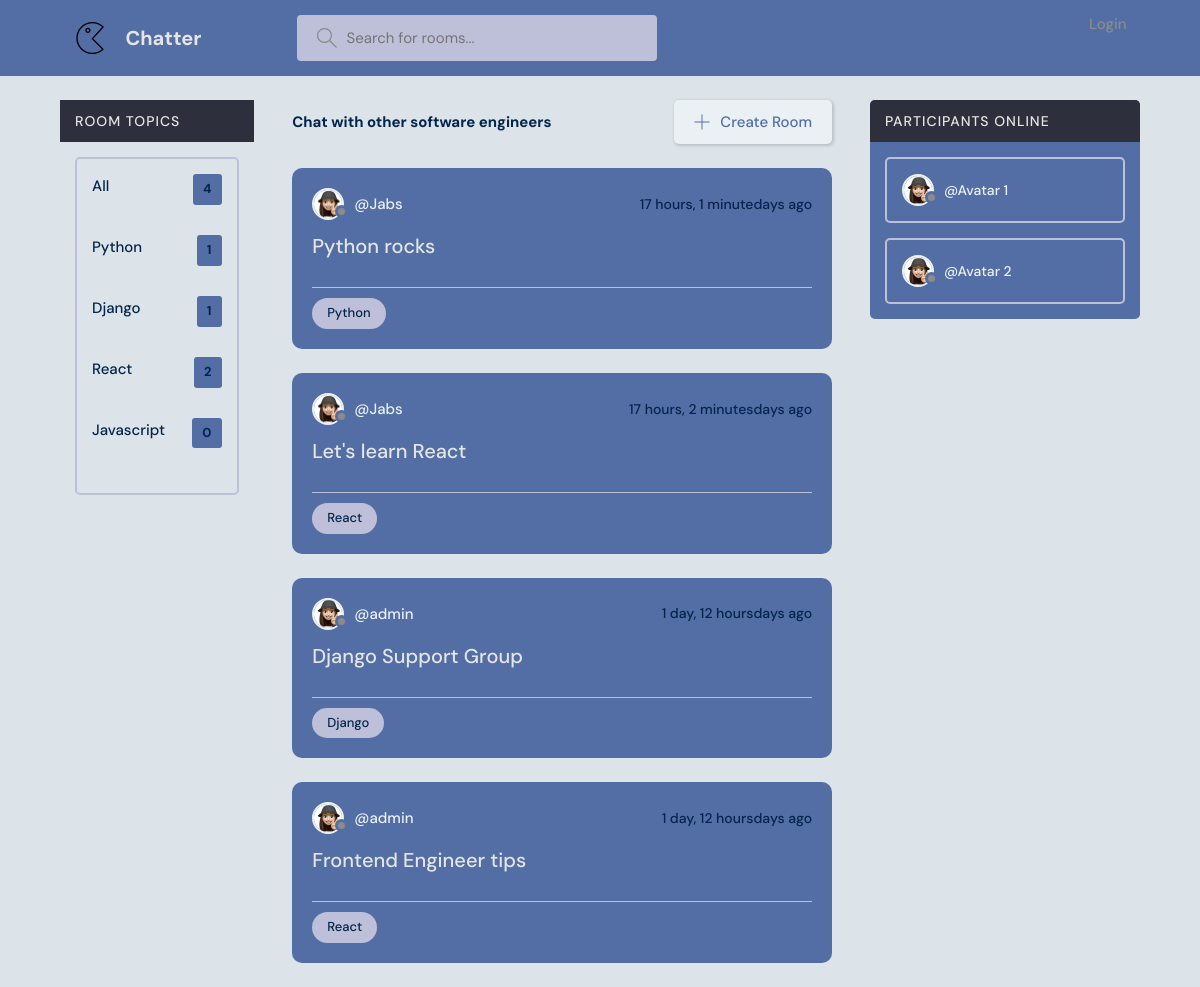
Before: / with the older database file.
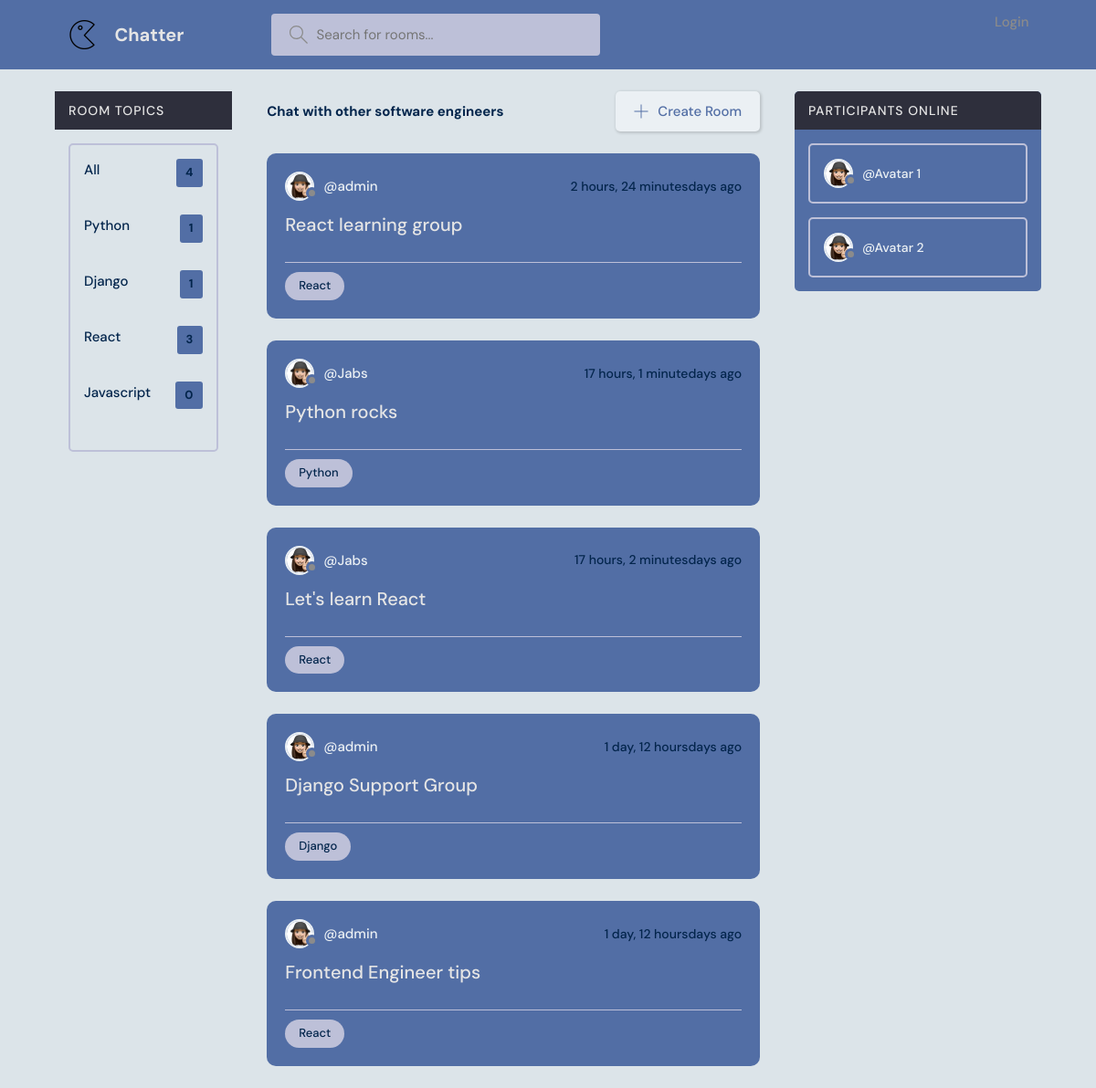
After: the same page with the newer database file.
### base/models.py (models this page shows, shortened)
class Topic(models.Model):
    name = models.CharField(max_length=100)

class Room(models.Model):
    host = models.ForeignKey(User, on_delete=models.SET_NULL, null = True)
    topic= models.ForeignKey(Topic, on_delete=models.SET_NULL, null = True)
    name = models.CharField(max_length =200) # specify the attribute and its value
    description = models.TextField(null = True, blank = True) # by default null is set to False. Null = true means description can be blank. Null is for database and blank is for the form
    participants = models.ManyToManyField(User, related_name='participants', blank=True)
    updated = models.DateTimeField(auto_now = True) #snapshot every time we save
    created = models.DateTimeField(auto_now_add = True) #snapshot the first time we add it
    class Meta:
        ordering = ['-updated', '-created']

### base/views.py (the view)
# urls.py: path('', views.home, name="home"),
def home(request):
    q = request.GET.get('q') if request.GET.get('q') != None else ''
    rooms = Room.objects.filter(
        Q(topic__name__icontains=q) |
        Q(name__icontains=q) |
        Q(description__icontains=q)
        ) #querying the rooms from the database
    topics = Topic.objects.all()
    room_count = rooms.count()
    context = {'rooms': rooms, 'topics': topics, 'room_count': room_count}
    return render(request, 'base/home.html',context)

### base/templates/base/home.html
{% extends 'main.html' %}
{% block content %}
<main class="layout layout--3">
  <div class="container">
    {% include 'base/topics_component.html' %}
    <div class="roomList">
      <div class="roomList__header">
        <div>
          <h3> Chat with other software engineers </h3>
        </div>
        <a class="btn btn--main" href="create-room.html">
          <svg version="1.1" xmlns="http://www.w3.org/2000/svg" width="32" height="32" viewBox="0 0 32 32">
            <title>add</title>
            <path
              d="M16.943 0.943h-1.885v14.115h-14.115v1.885h14.115v14.115h1.885v-14.115h14.115v-1.885h-14.115v-14.115z">
            </path>
          </svg>
          Create Room
        </a>
      </div>
      {% include 'base/feed_component.html' %}
    </div>
    <div class="activities">
      <div class="activities__header">
        <h2>Participants online</h2>
      </div>
      <div class="activities__box">
        <div class="activities__boxHeader roomListRoom__header">
          <a href="profile.html" class="roomListRoom__author">
            <div class="avatar avatar--small">
              <img src="static/images/avatar1.png" />
            </div>
            <p>
              @Avatar 1
            </p>
          </a>
        </div>
      </div>
      <div class="activities__box">
        <div class="activities__boxHeader roomListRoom__header">
          <a href="profile.html" class="roomListRoom__author">
            <div class="avatar avatar--small">
              <img src="static/images/avatar1.png" />
            </div>
            <p>
              @Avatar 2
            </p>
          </a>
        </div>
      </div>
    </div>
  </div>
</main>
{% endblock %}

### base/templates/base/topics_component.html
<div class="topics">
    <div class="activities__header">
        <h2> Room topics </h2>
    </div>
    <div class="activities__box">
        <ul class="topics__list">
            <li>
                <a href="{% url 'home' %}">All <span>{{topics.count}}</span></a>
            </li>
            {% for topic in topics %}
            <li>
                <a href="{% url 'home' %}?q={{topic.name}}">{{topic.name}}<span>{{topic.room_set.all.count}}</span></a>
            </li>
            {% endfor %}
        </ul>
    </div>
</div>

### base/templates/base/feed_component.html (shortened to what this page needs)
{% for room in rooms %}
<div class="roomListRoom">
    <div class="roomListRoom__header">
        <a href="{% url 'user-profile' room.host.id %}" class="roomListRoom__author">
            <div class="avatar avatar--small">
                <img src="static/images/avatar1.png" />
            </div>
            <span>@{{room.host.username}}</span>
        </a>
        <div class="roomListRoom__actions">
            <span> {{room.created | timesince }}days ago</span>
        </div>
    </div>
    <div class="roomListRoom__content">
        <a href="{% url 'room' room.id %}">{{room.name}}</a>
    </div>
    <div class="roomListRoom__meta">
        <p class="roomListRoom__topic">{{room.topic.name}}</p>
    </div>
</div>
{% endfor %}

Changed rows visible on the page:
computed for Topic "React": room_set.all.count "2" → "3"
added Room: host.username "admin", created "2 hours, 24 minutes", name "React learning group", topic.name "React"
